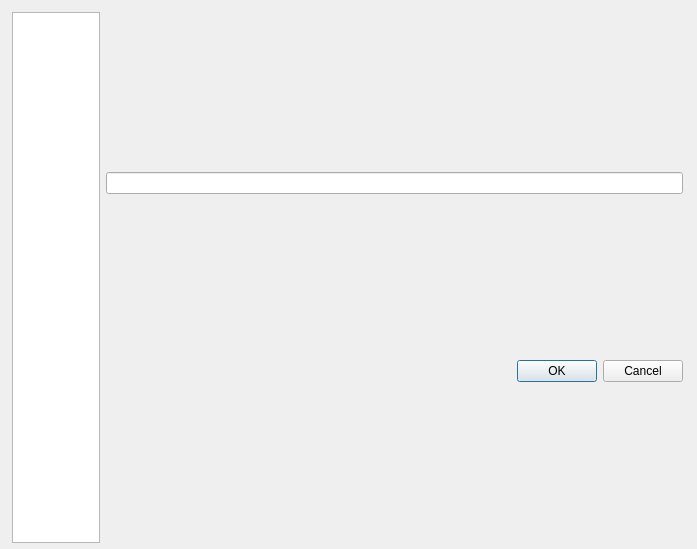
<?xml version="1.0" encoding="UTF-8"?>
<ui version="4.0">
 <class>optionDialog</class>
 <widget class="QDialog" name="optionDialog">
  <property name="geometry">
   <rect>
    <x>0</x>
    <y>0</y>
    <width>697</width>
    <height>549</height>
   </rect>
  </property>
  <property name="windowTitle">
   <string>EagleEye Setting</string>
  </property>
  <widget class="QWidget" name="layoutWidget">
   <property name="geometry">
    <rect>
     <x>12</x>
     <y>12</y>
     <width>671</width>
     <height>531</height>
    </rect>
   </property>
   <layout class="QHBoxLayout" name="horizontalLayout">
    <item>
     <widget class="QListWidget" name="optionListWidget">
      <property name="sizePolicy">
       <sizepolicy hsizetype="Fixed" vsizetype="Expanding">
        <horstretch>0</horstretch>
        <verstretch>0</verstretch>
       </sizepolicy>
      </property>
      <property name="minimumSize">
       <size>
        <width>88</width>
        <height>0</height>
       </size>
      </property>
      <property name="maximumSize">
       <size>
        <width>88</width>
        <height>16777215</height>
       </size>
      </property>
      <property name="font">
       <font>
        <pointsize>8</pointsize>
       </font>
      </property>
      <property name="layoutDirection">
       <enum>Qt::LeftToRight</enum>
      </property>
      <property name="horizontalScrollBarPolicy">
       <enum>Qt::ScrollBarAlwaysOff</enum>
      </property>
      <property name="dragDropMode">
       <enum>QAbstractItemView::NoDragDrop</enum>
      </property>
      <property name="movement">
       <enum>QListView::Static</enum>
      </property>
      <property name="isWrapping" stdset="0">
       <bool>true</bool>
      </property>
      <property name="spacing">
       <number>20</number>
      </property>
      <property name="viewMode">
       <enum>QListView::IconMode</enum>
      </property>
     </widget>
    </item>
    <item>
     <layout class="QVBoxLayout" name="verticalLayout">
      <item>
       <widget class="QLineEdit" name="headlineLineEdit">
        <property name="cursor">
         <cursorShape>ForbiddenCursor</cursorShape>
        </property>
        <property name="autoFillBackground">
         <bool>false</bool>
        </property>
        <property name="alignment">
         <set>Qt::AlignCenter</set>
        </property>
        <property name="readOnly">
         <bool>true</bool>
        </property>
       </widget>
      </item>
      <item>
       <layout class="QVBoxLayout" name="tabVerticalLayout"/>
      </item>
      <item>
       <widget class="QDialogButtonBox" name="buttonBox">
        <property name="orientation">
         <enum>Qt::Horizontal</enum>
        </property>
        <property name="standardButtons">
         <set>QDialogButtonBox::Cancel|QDialogButtonBox::Ok</set>
        </property>
       </widget>
      </item>
     </layout>
    </item>
   </layout>
  </widget>
 </widget>
 <resources/>
 <connections>
  <connection>
   <sender>buttonBox</sender>
   <signal>accepted()</signal>
   <receiver>optionDialog</receiver>
   <slot>accept()</slot>
   <hints>
    <hint type="sourcelabel">
     <x>248</x>
     <y>254</y>
    </hint>
    <hint type="destinationlabel">
     <x>157</x>
     <y>274</y>
    </hint>
   </hints>
  </connection>
  <connection>
   <sender>buttonBox</sender>
   <signal>rejected()</signal>
   <receiver>optionDialog</receiver>
   <slot>reject()</slot>
   <hints>
    <hint type="sourcelabel">
     <x>316</x>
     <y>260</y>
    </hint>
    <hint type="destinationlabel">
     <x>286</x>
     <y>274</y>
    </hint>
   </hints>
  </connection>
 </connections>
</ui>
